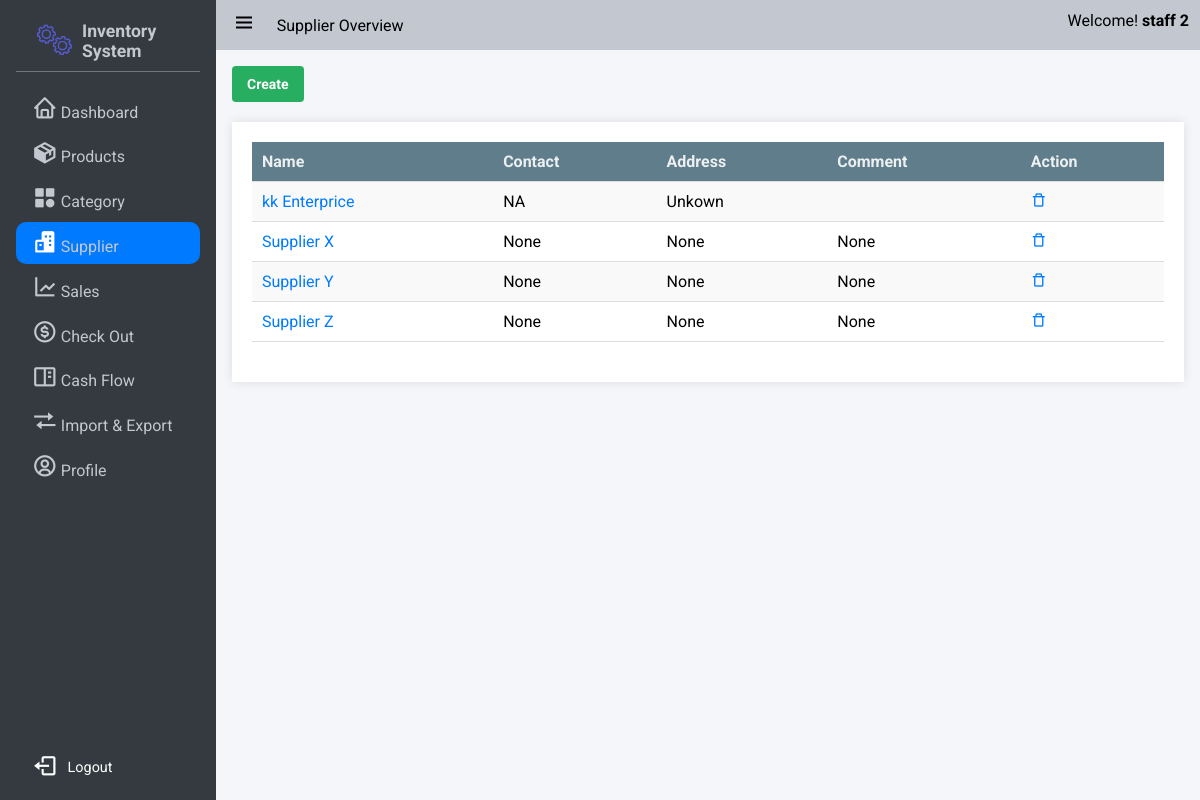
Screenshot of /suppliers/search (signed in) with the database file from the repository.
### app/models/user.py (models this page shows, shortened)
class User(UserMixin,db.Model):
    __tablename__ = 'users'
    id = db.Column(db.Integer, primary_key=True)
    StaffID = db.Column(db.String,unique = True)
    First_Name = db.Column(db.String(100, collation='NOCASE'), nullable=False, server_default='')
    Last_Name = db.Column(db.String(100, collation='NOCASE'), nullable=False, server_default='')
    Email = db.Column(db.String(50), unique=True, nullable=False)
    Password = db.Column(db.String(80), nullable=False)
    pins = db.Column(db.Integer)
    roles = db.relationship('Role', secondary='user_roles')
    active = db.Column('is_active', db.Boolean(), nullable=False, server_default='1')
    Email_Confirmed_At = db.Column(db.DateTime())
    Last_Login = db.Column(db.DateTime())

### app/models/supplier.py (models this page shows)
class Supplier(db.Model):
    id = db.Column(db.Integer, primary_key=True)
    Name = db.Column(db.String, nullable=False)
    Contact = db.Column(db.String, nullable=True)
    Address = db.Column(db.String, nullable=True)
    Comment = db.Column(db.String, nullable=True)

### app/supplier/routes.py (the view)
@bp.route('/search')
@login_required
def search_supplier():
    keyword = request.args.get('q','')
    suppliers = Supplier.query.filter(Supplier.Name.ilike(f'%{keyword}%')).all()
    return render_template('supplier/index.html', suppliers=suppliers)

### app/auth.py (called while the page is built)
@login_manager.user_loader
def load_user(user_id):
    return User.query.get(int(user_id))

### app/templates/supplier/index.html (shortened to what this page needs)
{% extends 'base.html' %}
{% block nav_title %} Supplier Overview{% endblock %}
{% block css_style %}
    <link rel="stylesheet" href="{{url_for('static',filename='css/table.css')}}">
    <link rel="stylesheet" href="{{url_for('static',filename='css/form.css')}}">
    <link rel="stylesheet" href="{{url_for('static',filename='css/modal.css')}}">
    <link rel="stylesheet" href="{{url_for('static',filename='css/modal.css')}}">
{% endblock %}
{% block nav_supplier %}active{% endblock %}
{% block content %}
<button class="button success" onclick="openModal()">Create</button>
<div class="table-container maxheight-800 scrollable">
    <table>
        <tr>
            <th>Name</th>
            <th>Contact</th>
            <th>Address</th>
            <th>Comment</th>
            <th>Action</th>
        </tr>
        {% for supplier in suppliers %}
        <tr>
            <td><a href="{{url_for('supplier.get_supplier',id = supplier.id)}}">{{supplier.Name}}</a></td>
            <td>{{supplier.Contact}}</td>
            <td>{{supplier.Address}}</td>
            <td>{{supplier.Comment}}</td>
            <td>
                <a href="{{url_for('supplier.delete_supplier',id = supplier.id)}}" onclick="return confirm('Are you sure you want to delete this item?')"><i class='bx bx-trash-alt'></i></a>
            </td>
        </tr>
        {% endfor %}
    </table>
</div>
{% endblock %}

### app/templates/base.html (shortened to what this page needs)
<!DOCTYPE html>
<html lang="en">
<head>
    <link rel="stylesheet" href="{{url_for('static',filename='css/button.css')}}">
    <link rel="stylesheet" href="{{url_for('static',filename='css/style.css')}}">
    <link rel="stylesheet" href="{{url_for('static',filename='css/responsive.css')}}">
    <link rel="stylesheet" href="{{url_for('static',filename='css/cards.css')}}">
    <link rel="stylesheet" href="{{url_for('static',filename='css/preloader.css')}}">
    <link href='https://unpkg.com/boxicons@2.1.4/css/boxicons.min.css' rel='stylesheet'>
    {% block css_style %}
    {% endblock %}
</head>
<body>
    <div class="wrapper">
        <aside class="opened" id="aside">
            <div class="sidebar">
                <div class="brand-items">
                    <div class="brand-logo">
                        <img src="{{url_for('static',filename='/img/gear-loader.gif')}}" alt="" class="brand-img">
                        <h3>Inventory System</h3>
                    </div>
                </div>
                <div class="menu-bar">
                    <div class="menu">
                        <ul class="menu-links">
                            <li class="menu-link {% block nav_dashboard %}{% endblock %}"><i class='nav-icon bx bx-home'></i><a href="{{ url_for('dashboard') }}">Dashboard</a></li>
                            <li class="menu-link {% block nav_inventory %}{% endblock %}"><i class='nav-icon bx bxs-package'></i><a href="{{ url_for('product.index') }}">Products</a></li>
                            <li class="menu-link {% block nav_category %}{% endblock %}"><i class='nav-icon bx bxs-category' ></i><a href="{{ url_for('category.index') }}">Category</a></li>
                            <li class="menu-link {% block nav_supplier %}{% endblock %}"><i class='nav-icon bx bxs-buildings' ></i><a href="{{ url_for('supplier.index') }}">Supplier</a></li>
                            <li class="menu-link {% block nav_report %}{% endblock %}"><i class='nav-icon bx bx-line-chart' ></i><a href="{{ url_for('sale.sales_index') }}">Sales</a></li>
                            <li class="menu-link {% block nav_checkout %}{% endblock %}"><i class='nav-icon bx bx-dollar-circle' ></i><a href="{{ url_for('sale.show_checkout_page') }}">Check Out</a></li>
                            <li class="menu-link {% block nav_cashflow %}{% endblock %}"><i class='nav-icon bx bx-book-content'></i><a href="{{url_for('cashflow.index')}}">Cash Flow</a></li>
                            <li class="menu-link {% block nav_ImExport %}{% endblock %}"><i class='nav-icon bx bx-transfer'></i><a href="{{url_for('main.imexport_overview')}}">Import & Export</a></li>
                            <li class="menu-link {% block nav_profile %}{% endblock %}"><i class='nav-icon bx bx-user-circle'></i><a href="{{url_for('user.get_staff',id=current_user.id)}}">Profile</a></li>
                        </ul>
                    </div>
                    <div class="bottom-content logout">
                        <div class="flex" style="color: #fff !important;">
                            <i class='bx bx-log-out'></i><a style="color: #fff !important;" href="{{url_for('auth.logout')}}" onclick="return confirm('Log out immediately?')">Logout</a>
                        </div>
                    </div>
                </div>
            </div>
        </aside>
       <div class="main">
            <header class="main-header">
                <div class="left-nav">
                    <div class="menu-burger">
                        <i class='bx bx-menu '></i>
                    </div>
                    <p>{% block nav_title %}{% endblock %}</p>
                </div>
                <div class="right-nav flex flex-center-center">
                    <span>Welcome! <b>{{current_user.Last_Name + ' ' + current_user.First_Name}}</b></span>
                </div>
            </header>
            <div class="main-container">
                    {% block content %} {% endblock %}
            </div>
        </div>
    </div>
    </body>
    </html>

### app/static/css/button.css (style rules this page uses)
:root { --primary-color: #3498db; --secondary-color: #2ecc71; --accent-color: #e74c3c; --background-color: #ecf0f1; --link-color: #2980b9; --border-color: #bdc3c7; --success-color: #27ae60; --warning-color: #f39c12; --error-color: #c0392b; --info-color: #3498db; --dark-color: #34495e; --light-color: #ecf0f1; --gray-color: #7f8c8d; --purple-color: #9b59b6; --pink-color: #e91e63; --teal-color: #009688; --orange-color: #e67e22; --brown-color: #795548; --cyan-color: #00bcd4; --indigo-color: #3f51b5; --lime-color: #cddc39; --amber-color: #ffc107; --deep-purple-color: #673ab7; --deep-orange-color: #ff5722; --light-green-color: #8bc34a; --blue-gray-color: #607d8b; --yellow-color: #ffeb3b; }
.button { display: inline-block; padding: 10px 15px; font-size: 14px; font-weight: bold; text-align: center; text-decoration: none; color: #fff; border: none; border-radius: 4px; cursor: pointer; transition: background-color 0.3s ease; }
.success { background-color: var(--success-color); color: #fff; }

### app/static/css/style.css (style rules this page uses)
:root { --text-color:#212529; --text-color-grey:#c2c7d0; --text-color-dark-grey:#898989; --main-color:#007bff; --main-color-hover:#228dff; --second-color:; --second-color-hover:; --white-color:#fff; --bg-color-dark:#343a40; --bg-color-second-light:#dee2e6; --bg-color-light:#f4f6f9; --toggle-color:#ddd; --red-color:#dc3545; --dark-yellow-color:#ffc107; --yellow-color:#ffc107; --sidebar-width:18%; }
* { font-family: 'Roboto', sans-serif; margin: 0; padding: 0; box-sizing: border-box; scrollbar-width: none; }
a { text-decoration: none; color: var(--main-color); }
ul,li { list-style: none; }
img { width: 100%; object-fit: cover; }
body { width: 100vw; height: 100vh; background: #e9ecef; position: relative; }
.wrapper { height: 100vh; width: 100vw; display: flex; overflow: hidden; }
aside { position: relative; width: 15px; height: 100vh; background: var(--bg-color-dark); transition: margin-left .3s ease-in-out .3s ease-in-out; overflow-x: hidden; overflow-y: hidden; z-index: 999; color: var(--text-color-grey); transition:width 0.3s linear; }
aside.opened { width: var(--sidebar-width); }
.sidebar { padding: 0.625rem 1rem; height: 100%; }
.sidebar li { margin-bottom: .2rem; padding: .5rem 1rem; align-items: flex-end; display: flex; border-radius: 10px; }
.brand-items { display: flex; align-items: center; justify-content: space-between; padding: 0.5rem 1rem; border-bottom: rgba(255, 255, 255, 0.3) 1px solid ; }
.brand-items img { width: 50px; object-fit: cover; padding: 0 5px 0 0; }
.brand-logo { display: flex; align-items: center; }
.brand-logo h3 { font-size: 1.1rem; }
.menu-bar { height: calc(100% - 4rem); display: flex; flex-direction: column; justify-content: space-between; }
.menu-links { margin-top: 1rem; }
.menu-link.active { background: var(--main-color); color: var(--white-color); transition: .05s ease-in-out .03s; }
.menu-link .nav-icon { text-align: center; margin-right: .2rem; font-size: 1.6rem; width: 1.6rem; }
.menu-link a { color: var(--text-color-grey); }
.bottom-content { display: flex; align-items: center; justify-content: space-between; flex-wrap: nowrap; padding: .2em 1em; font-size: 0.9rem; }
.bottom-content i { font-size: 1.6rem; margin-right: 10px; }
.bottom-content div { display: flex; align-items: center; }
.main { width: calc(100% - var(--sidebar-width)); height: 100%; background: var(--bg-color-light); transition: width .3s ease-in; }
.main-header { position: relative; padding: .7rem .7rem; display: flex; justify-content: space-between; background: var(--text-color-grey); }
.left-nav { display: flex; align-items: center; }
.menu-burger { font-size: 1.8rem; }
.left-nav .menu-burger { padding: 0 0.3rem; margin-right: 1rem; font-size: 1.5rem; cursor: pointer; }
.main-container { padding: 1rem 1rem 4rem 1rem; overflow: scroll; height: 100%; }

### app/static/css/table.css (style rules this page uses)
.table-container { margin: 20px auto; background-color: #ffffff; padding: 20px; box-shadow: 0 0 10px rgba(0, 0, 0, 0.1); }
.table-container.maxheight-800 { max-height:800px; }
.scrollable { overflow: scroll; }
table { width: 100%; border-collapse: collapse; margin-bottom: 20px; }
th { background-color: var(--blue-gray-color); color:var(--background-color); padding: 10px; text-align: left; font-weight: bold; }
tr { border-bottom: 1px solid #ddd; }
tr:nth-child(even) { background-color: #f9f9f9; }
td { padding: 10px; }

### app/templates/base.html (style rules this page uses)
.logout { padding: .5rem 1rem }

### rows the page displays
User: Last_Name+First_Name "staff 2"
Supplier: Name "kk Enterprice", Contact "NA", Address "Unkown"
Supplier: Name "Supplier X", Contact "None", Address "None", Comment "None"
Supplier: Name "Supplier Y", Contact "None", Address "None", Comment "None"
Supplier: Name "Supplier Z", Contact "None", Address "None", Comment "None"
